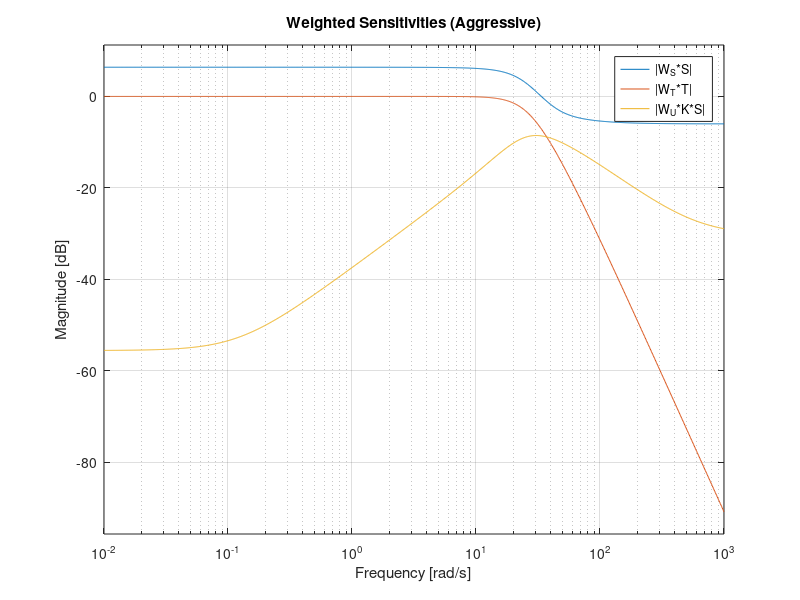
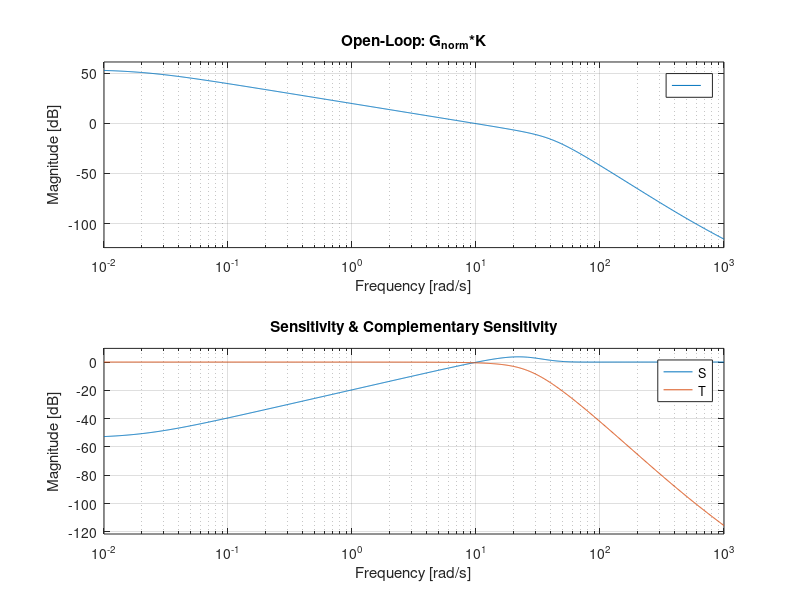
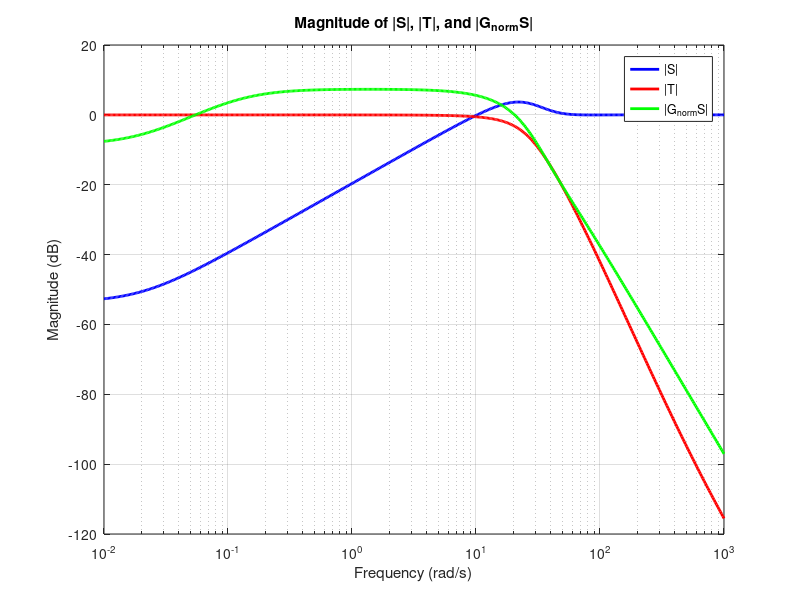
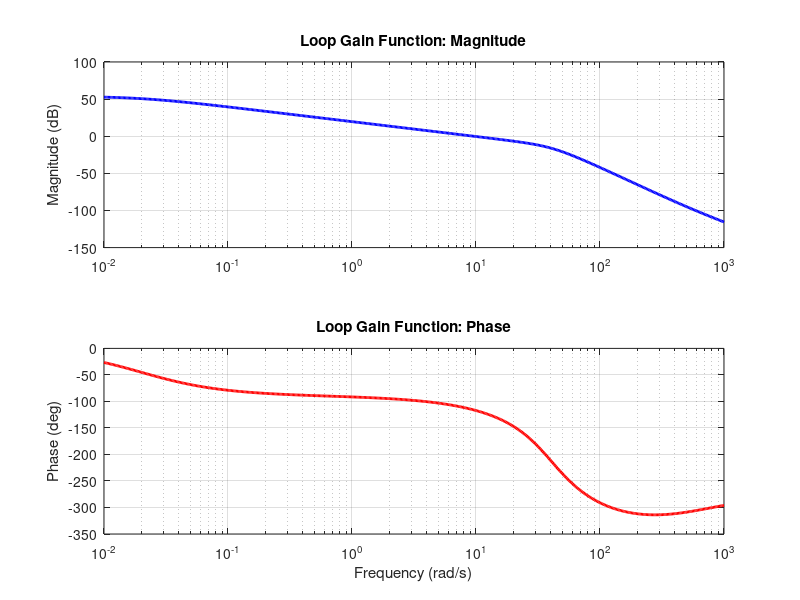

Recreate these plots in MATLAB, in order.
clear; clc; close all;

%% (1) Original Plant and Disturbance
s = tf('s');
G  = 6 / ((8*s + 1)*(0.04*s + 1)^2);
Gd = 4.5 / (8*s + 1);

%% (2) Scaling
% y_norm = y/0.1 => y < 0.1 => y_norm < 1
% u_norm = u/3   => u < 3   => u_norm < 1
% => G_norm = 30*G, Gd_norm = 20*Gd
G_norm  = 30*G;
Gd_norm = 20*Gd;

%% (3) Weighting Functions
% W_S(s) = ( (s/2)+20 ) / ( s+0.02 )
% => W_S(0)=20/0.02=1000 => 60 dB at DC
W_S = ( (s/2)+20 ) / ( s + 0.02 );

% W_T(s) = ( s/30 +1 ) / ( 0.05*(s/30)+1 )
% => HF shaping for T
W_T = ( (s/30)+1 ) / ( 0.05*(s/30)+1 );

% W_U = 0.3 => penalize large control effort more strongly
W_U = 0.3;

disp('=== Weighting Functions ===');
disp('W_S(s) = ( (s/2)+20 ) / ( s + 0.02 )');
disp('W_T(s) = ( (s/30)+1 ) / ( 0.05*(s/30)+1 )');
disp('W_U(s) = 0.3');

%% (4) H∞ Synthesis
[K,CL,gamma,info] = mixsyn(G_norm, W_S, W_T, W_U);

disp('=== H∞ Controller K(s) ===');
K_min = minreal(K);
K_tf = tf(K_min)
fprintf('Achieved H∞ norm gamma=%.4f\n', gamma);

%% (5) Compute S, T, Dist->Out
S = feedback(1, G_norm*K);  % S = 1/(1+G_norm*K)
T = 1 - S;                  % T = G_norm*K/(1+G_norm*K)
Gd_cl = Gd_norm * S;        % Closed-loop Disturbance -> y_norm

%% (5.5) H∞ Norm of Closed-Loop Disturbance Transfer Function
Hinf_Gd = norm(Gd_cl, inf);
fprintf('H∞ norm of closed loop disturbance transfer function = %.4f\n', Hinf_Gd);

%% (6) Weighted Bode
figure;
bodemag(W_S*S, W_T*T, W_U*K*S, {1e-2,1e3});
grid on;
legend('|W_S*S|','|W_T*T|','|W_U*K*S|','Location','best');
title('Weighted Sensitivities (Aggressive)');

figure;
subplot(2,1,1);
bodemag(G_norm*K, {1e-2,1e3});
title('Open-Loop: G_{norm}*K');
grid on;
subplot(2,1,2);
bodemag(S, T, {1e-2,1e3});
legend('S','T','Location','best');
title('Sensitivity & Complementary Sensitivity');
grid on;

%% (New Section) Additional Frequency-Domain Plots

% Define a frequency range for analysis
w = logspace(-2, 3, 500);  % Frequency vector from 1e-2 to 1e3 rad/s

% Compute frequency responses for S, T, and G_norm*S
[magS, ~]       = bode(S, w);
[magT, ~]       = bode(T, w);
[magGnormS, ~]  = bode(G_norm*S, w);

% Remove singleton dimensions
magS      = squeeze(magS);
magT      = squeeze(magT);
magGnormS = squeeze(magGnormS);

figure;
semilogx(w, 20*log10(magS), 'b', 'LineWidth',2); hold on;
semilogx(w, 20*log10(magT), 'r', 'LineWidth',2);
semilogx(w, 20*log10(magGnormS), 'g', 'LineWidth',2);
grid on;
xlabel('Frequency (rad/s)');
ylabel('Magnitude (dB)');
legend('|S|','|T|','|G_{norm}S|','Location','best');
title('Magnitude of |S|, |T|, and |G_{norm}S|');

% Loop Gain Function: L = G_norm*K
L = G_norm*K;
[magL, phaseL, wLoop] = bode(L, w);
magL   = squeeze(magL);
phaseL = squeeze(phaseL);

figure;
subplot(2,1,1);
semilogx(wLoop, 20*log10(magL), 'b', 'LineWidth',2);
grid on;
ylabel('Magnitude (dB)');
title('Loop Gain Function: Magnitude');

subplot(2,1,2);
semilogx(wLoop, phaseL, 'r', 'LineWidth',2);
grid on;
xlabel('Frequency (rad/s)');
ylabel('Phase (deg)');
title('Loop Gain Function: Phase');

%% (7) Time-Domain Analysis
tEnd = 5; dt = 0.01; t = 0:dt:tEnd;

% (a) Reference step response of T
[y_ref, t_ref] = step(T, t);

% (b) Disturbance step response of Gd_cl
[y_dist, t_dist] = step(Gd_cl, t);

figure('Name','Time-Domain','NumberTitle','off');
subplot(2,1,1);
plot(t_ref, y_ref, 'b', 'LineWidth',2);
ylabel('y_{norm}');
title('Reference Step (y_{norm})');
grid on;
subplot(2,1,2);
plot(t_dist, y_dist, 'r', 'LineWidth',2);
ylabel('y_{norm}'); xlabel('Time (s)');
title('Disturbance Step (y_{norm})');
grid on;

%% (8) Performance Metrics
% Reference performance metrics
yRef_final = y_ref(end);
[~, idx10] = min(abs(y_ref - 0.1*yRef_final));
[~, idx90] = min(abs(y_ref - 0.9*yRef_final));
riseTime   = t(idx90) - t(idx10);
peakVal    = max(y_ref);
overshoot  = (peakVal - yRef_final) / yRef_final * 100;

fprintf('\n=== Reference Step ===\n');
fprintf('  Final y_norm = %.3f\n', yRef_final);
fprintf('  Rise Time (10-90%%) = %.3f s\n', riseTime);
fprintf('  Overshoot = %.2f %%\n', overshoot);

% Disturbance performance metrics
yDist_final = y_dist(end);
idx15 = find(t >= 1.5, 1, 'first');
yDist_15 = y_dist(idx15);

max_yRef  = max(abs(y_ref));
max_yDist = max(abs(y_dist));

fprintf('\n=== Disturbance Step ===\n');
fprintf('  Final y_norm = %.3f\n', yDist_final);
fprintf('  y_norm at 1.5 s = %.3f\n', yDist_15);
fprintf('  Max|y_norm| (ref) = %.3f, (dist) = %.3f\n', max_yRef, max_yDist);

%% (9) Check Control Effort
Uref_tf = K * S; 
[uref, ~] = step(Uref_tf, t);
uRef_max  = max(abs(uref));

Udist_tf = feedback(-K, G_norm);
[udist, ~] = step(Udist_tf, t);
uDist_max = max(abs(udist));

fprintf('\n=== Control Effort (u_{norm}) ===\n');
fprintf('  Max|u_{norm}| (ref) = %.3f, (dist) = %.3f\n', uRef_max, uDist_max);

%% (10) Spec Check
fprintf('\n=== Spec Check (Approx) ===\n');
fprintf('  Rise Time = %.3f (want < 0.3 s)\n', riseTime);
fprintf('  Overshoot = %.2f%% (want < 2%%)\n', overshoot);
fprintf('  Disturbance final y_{norm} = %.3f (want < 1, i.e., y < 0.1)\n', yDist_final);
fprintf('  Disturbance y_{norm} at 1.5 s = %.3f (want < 0.1, i.e., y < 0.01)\n', yDist_15);
fprintf('  Max|u_{norm}| (ref) = %.3f, (dist) = %.3f (want < 1, i.e., |u| < 3)\n', uRef_max, uDist_max);
